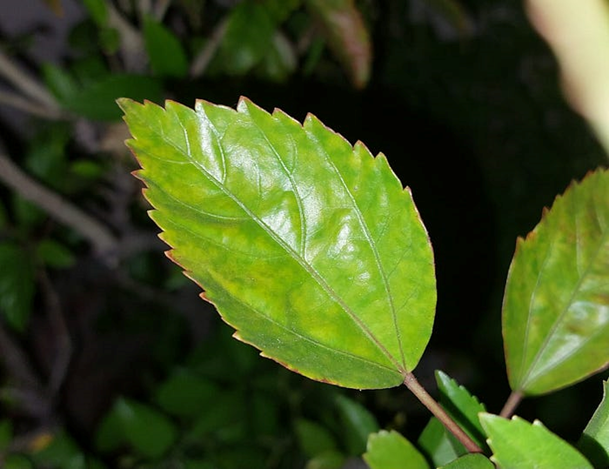
#> input picture 人工智能/树叶.jpeg, 609 x 469 px
$ jupyter execute '课堂代码.ipynb'   (shell and % lines are left out)
#> lines starting #> are read from the running program, lines starting #| are printed output that depends on the picture; after the words box and inside, x2 and y2 are one past the last pixel; in counts of white or black regions, pixels touching at a corner belong together
# 图像特征提取

[cell 1]
import cv2
from PIL import Image
import matplotlib.pyplot as plt
import numpy as np

# 1. 加载图像（处理颜色空间）
image_cv = cv2.imread('树叶.jpeg')  # OpenCV读取为BGR
#> image_cv is the input picture: shape (469, 609, 3); mean B, G, R 29.6, 78.3, 62.4
image_cv_rgb = cv2.cvtColor(image_cv, cv2.COLOR_BGR2RGB)  # 转为RGB
image_pil = Image.open('树叶.jpeg')  # PIL读取为RGB

# 显示原始图像对比
plt.figure(figsize=(10, 5))
plt.subplot(1, 2, 1)
plt.imshow(image_pil)
plt.title('PIL Image')
plt.axis('off')

plt.subplot(1, 2, 2)
plt.imshow(image_cv_rgb)
plt.title('OpenCV Image')
plt.axis('off')
plt.show()
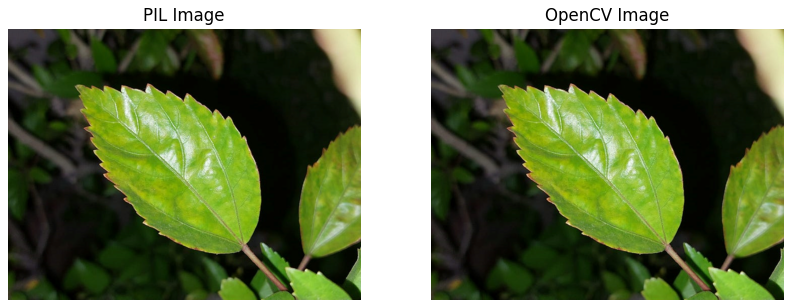
#> figure drawn by matplotlib, 2 panels

# 2. 调整图像大小
# 使用PIL调整大小
resized_pil = image_pil.resize((256, 256))
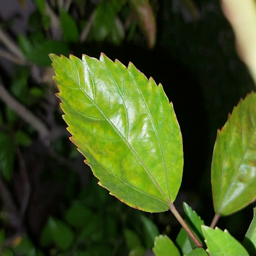
#> resized_pil: PIL image 256x256 RGBA; mean R, G, B, A 62.4, 78.3, 29.6, 255
# 使用OpenCV调整大小
resized_cv = cv2.resize(image_cv, (256, 256))
resized_cv_rgb = cv2.cvtColor(resized_cv, cv2.COLOR_BGR2RGB)  # 转换颜色

# 显示调整后的图像
plt.figure(figsize=(10, 5))
plt.subplot(1, 2, 1)
plt.imshow(resized_pil)
plt.title('PIL Resized')
plt.axis('off')

plt.subplot(1, 2, 2)
plt.imshow(resized_cv_rgb)
plt.title('OpenCV Resized')
plt.axis('off')
plt.show()
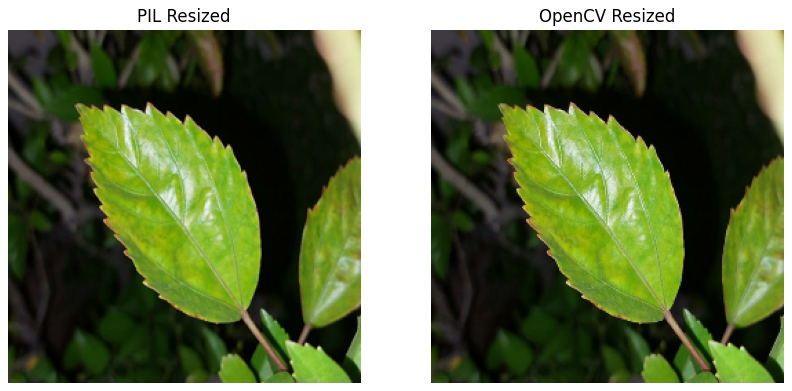
#> figure drawn by matplotlib, 2 panels

# 3. 转换为灰度
# 使用PIL转换
gray_pil = image_pil.convert('L')
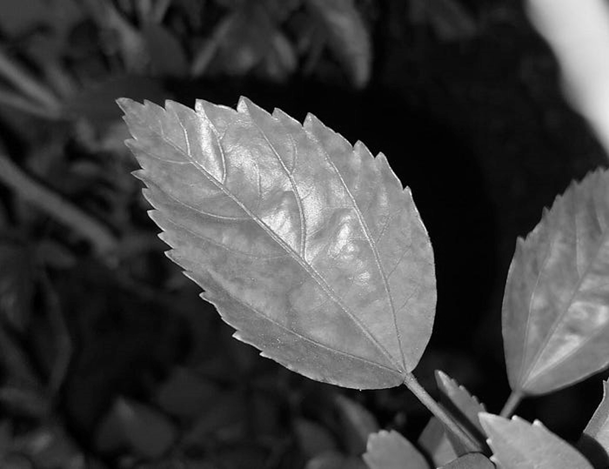
#> gray_pil: PIL image 609x469 L; min 0, max 254, mean 68
# 使用OpenCV转换
gray_cv = cv2.cvtColor(image_cv, cv2.COLOR_BGR2GRAY)

# 显示灰度图像
plt.figure(figsize=(10, 5))
plt.subplot(1, 2, 1)
plt.imshow(gray_pil, cmap='gray')
plt.title('PIL Grayscale')
plt.axis('off')

plt.subplot(1, 2, 2)
plt.imshow(gray_cv, cmap='gray')
plt.title('OpenCV Grayscale')
plt.axis('off')
plt.show()

# 4. 归一化
# 使用OpenCV图像归一化
normalized_cv = image_cv_rgb / 255.0  # 注意使用RGB图像
# 使用PIL图像归一化
image_array = np.array(image_pil)
normalized_pil = image_array / 255.0

# 显示归一化结果
plt.figure(figsize=(10, 5))
plt.subplot(1, 2, 1)
plt.imshow(normalized_pil)
plt.title('PIL Normalized')
plt.axis('off')

plt.subplot(1, 2, 2)
plt.imshow(normalized_cv)
plt.title('OpenCV Normalized')
plt.axis('off')
plt.show()

# 5. 边缘检测（使用OpenCV灰度图）
edges = cv2.Canny(gray_cv, 100, 200)
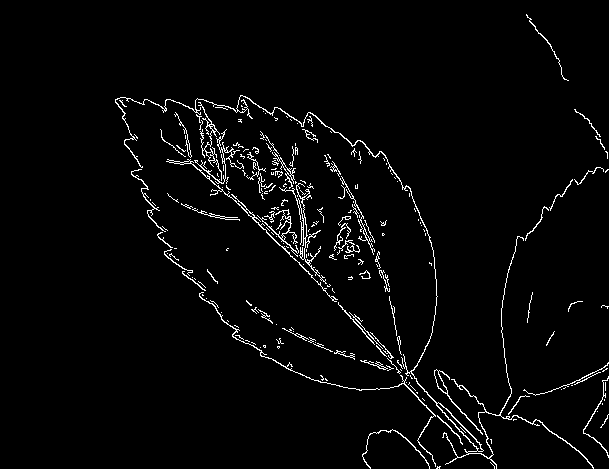
#> edges: shape (469, 609); 2.9% white in thin lines or dots, all inside (x1, y1, x2, y2) = (115, 14, 609, 469)

plt.figure()
plt.imshow(edges, cmap='gray')
plt.title('Canny Edges')
plt.axis('off')
plt.show()

# 6. 图像滤波（高斯模糊）
# 对RGB图像进行滤波
blurred = cv2.GaussianBlur(image_cv_rgb, (5, 5), 0)

plt.figure()
plt.imshow(blurred)
plt.title('Gaussian Blur (RGB)')
plt.axis('off')
plt.show()

# 7. 直方图均衡（仅适用于灰度图像）
equalized = cv2.equalizeHist(gray_cv)
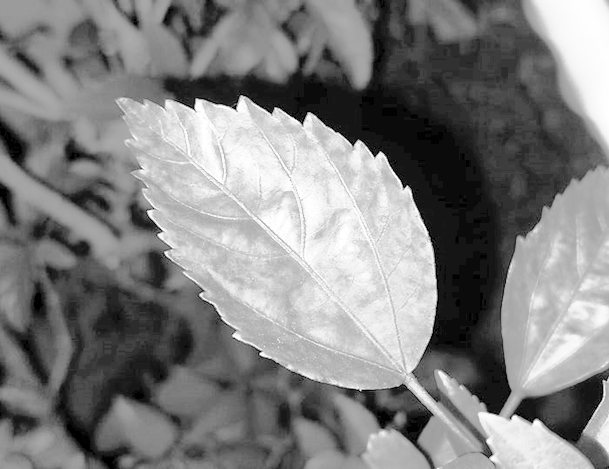
#> equalized: shape (469, 609); min 0, max 255, mean 128.7

plt.figure()
plt.imshow(equalized, cmap='gray')
plt.title('Histogram Equalization')
plt.axis('off')
plt.show()

# 将所有处理结果整合到一张图中
plt.figure(figsize=(15, 10))

# 原始图像
plt.subplot(2, 4, 1)
plt.imshow(image_cv_rgb)
plt.title('Original')
plt.axis('off')

# 调整大小
plt.subplot(2, 4, 2)
plt.imshow(resized_cv_rgb)
plt.title('Resized')
plt.axis('off')

# 灰度图
plt.subplot(2, 4, 3)
plt.imshow(gray_cv, cmap='gray')
plt.title('Grayscale')
plt.axis('off')

# 归一化
plt.subplot(2, 4, 4)
plt.imshow(normalized_cv)
plt.title('Normalized')
plt.axis('off')

# 边缘检测
plt.subplot(2, 4, 5)
plt.imshow(edges, cmap='gray')
plt.title('Edges')
plt.axis('off')

# 高斯模糊
plt.subplot(2, 4, 6)
plt.imshow(blurred)
plt.title('Gaussian Blur')
plt.axis('off')

# 直方图均衡
plt.subplot(2, 4, 7)
plt.imshow(equalized, cmap='gray')
plt.title('Hist Equalized')
plt.axis('off')

plt.tight_layout()
plt.show()
